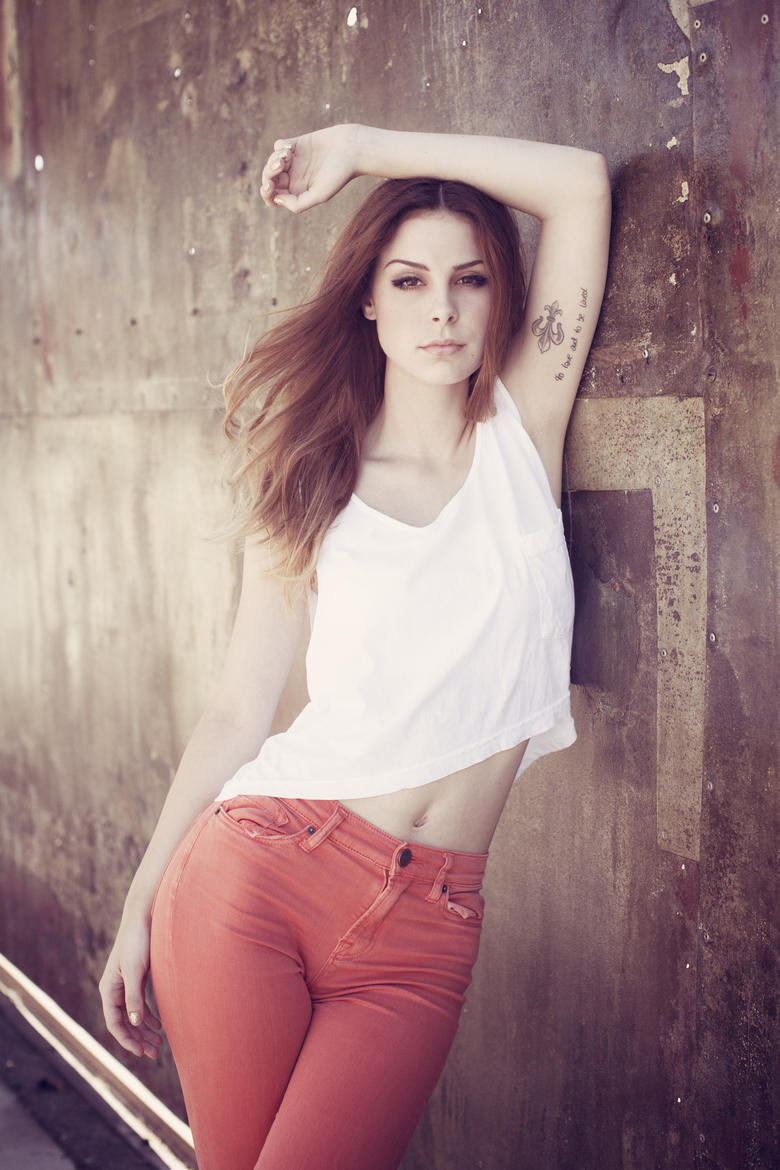
//> input picture 01_read_pixel/lena.jpg, 780 x 1170 px
$ ./image_to_gray_formula   (built with g++ and OpenCV 4)
//> lines starting //> are read from the running program, lines starting //| are printed output that depends on the picture
/**
 * 2016/15/15
 * project name:image_to_gray_formula.cpp
 * Author : Oopscheng
 */
#include <opencv2/core/core.hpp>
#include <opencv2/highgui/highgui.hpp>
#include <iostream>
#include <stdio.h>
#include <stdlib.h>
using namespace cv;
using namespace std;
double START,END;
Mat Togray(Mat &image, int cols,int rows);
int main( int argc, char** argv ){
	START = clock();
	Mat image;
	image = imread("lena.jpg", CV_LOAD_IMAGE_COLOR);
//> image is the input picture: 1170 rows x 780 cols, CV_8UC3; mean B, G, R 130.8, 130.4, 160
	int cols=image.cols;//length
//> cols = 780
	int rows=image.rows;//width
//> rows = 1170
	printf("width(i)=%d\n",cols);
//| width(i)=780
	printf("hight(j)=%d\n",rows);
//| hight(j)=1170
	namedWindow( "gray_image", CV_WINDOW_AUTOSIZE );
	imshow( "gray_image", Togray(image,cols,rows));
	namedWindow( "Lena", CV_WINDOW_AUTOSIZE );
	imshow( "Lena", image);
	END = clock();
	cout << (END - START) / CLOCKS_PER_SEC << endl;
	waitKey(0);
	return 0;
}

/**
 * [Togray description]
 * @param image [description]
 * @param cols  [height]
 * @param rows  [width]
 */
Mat Togray(Mat &image, int cols,int rows){
//> called with cols = 780, rows = 1170
	int i,j;
	float b,g,r;
	float current_f;//作灰階運算得到正確值current_f
	int current_i=0;//作灰階運算其整數值Y
	int y=0;//四捨五入判斷current_f與Y值是否要進位
	Mat gray_image=Mat(rows,cols,CV_8UC1);//CV_8UC1 = 8bit Unsign integer channel 1
	for(i=0;i<cols;i++){
		for(j=0;j<rows;j++){
			b = image.at<Vec3b>(j, i)[0];//B read column
			g = image.at<Vec3b>(j, i)[1];//G
			r = image.at<Vec3b>(j, i)[2];//R
			current_f=0.299*r+0.587*g+0.114*b;
			current_i=0.299*r+0.587*g+0.114*b;
			if(current_f-current_i>=0.5){
				y=current_i+1;
			}else{
				y=current_i;
			}
			gray_image.at<unsigned char>(j,i)=current_i;

			// printf("%f,%d\n",current_f,y);
	 		//printf("(i,j,y)=(%d,%d,%d),%f %f %f\n",i,j,y,b,g,r);//(0,0)~(255~255)
		}
	}
//> this loop made 780 passes
//> (b, g, r, current_f, current_i, y) on passes 1 to 3: (108, 86, 104, 93.89, 93, 94), (110, 88, 106, 95.89, 95, 96), (111, 89, 107, 96.89, 96, 97)
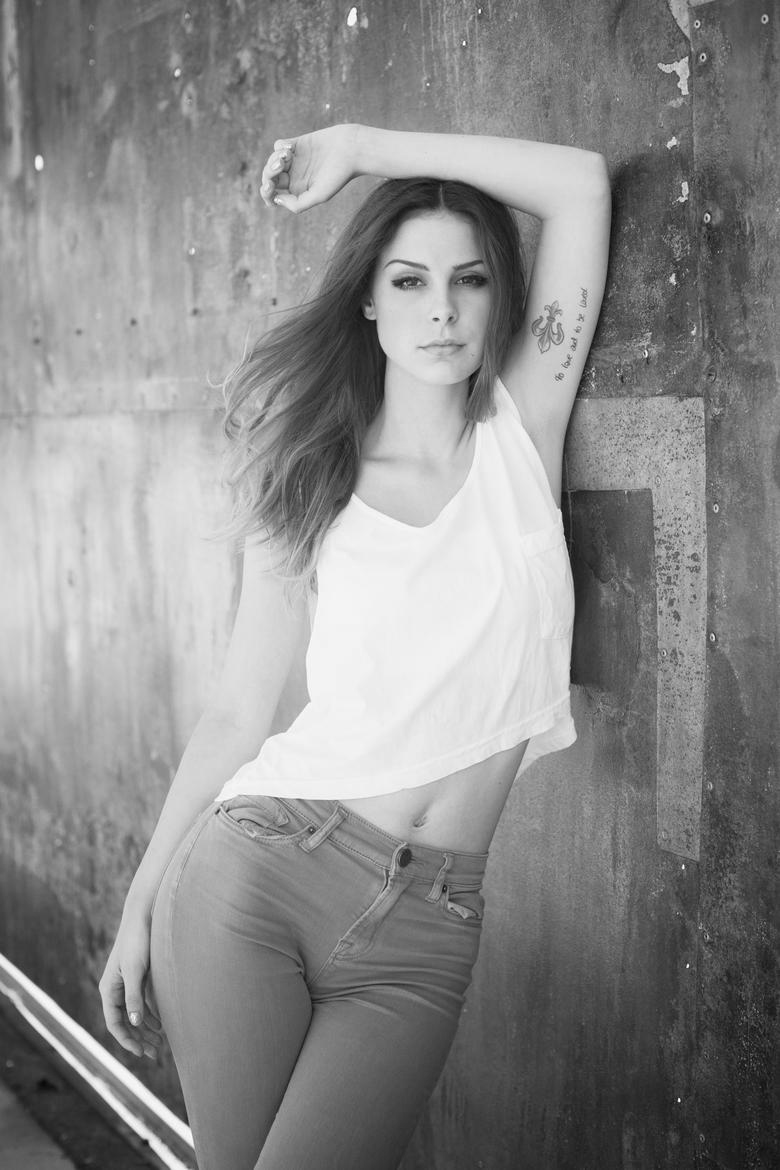
//> gray_image: 1170 rows x 780 cols, CV_8UC1; min 8, max 254, mean 138.8
//> after the loop, b = 46; g = 23; r = 37; current_f = 29.81; current_i = 29; y = 30
	return gray_image;
}
